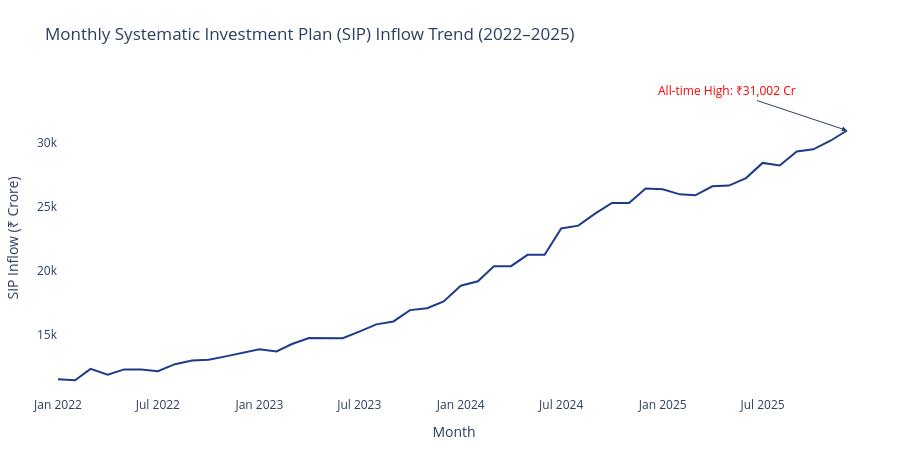

The notebook cell saved with this chart:
### Code cell
# Chart 7: Monthly SIP Inflow Time-Series (Jan 2022 – Dec 2025) [Plotly]
query_sip = "SELECT month, sip_inflow_crore FROM monthly_sip_inflows"
df_sip = pd.read_sql_query(query_sip, conn)

fig7 = px.line(df_sip, x='month', y='sip_inflow_crore', 
              title='Monthly Systematic Investment Plan (SIP) Inflow Trend (2022–2025)',
              labels={'month': 'Month', 'sip_inflow_crore': 'SIP Inflow (₹ Crore)'},
              color_discrete_sequence=[PRIMARY_COLOR])

fig7.add_annotation(
    x="2025-12", y=31002,
    text="All-time High: ₹31,002 Cr",
    showarrow=True, arrowhead=2, ax=-120, ay=-40,
    font=dict(size=12, color="red")
)

fig7.update_layout(
    plot_bgcolor='white',
    paper_bgcolor='white',
    margin=dict(l=50, r=50, t=80, b=50),
    height=450
)
fig7.show()

# Export Chart 7 via Matplotlib to avoid Kaleido hang on Windows
plt.figure(figsize=(10, 5))
plt.plot(df_sip['month'], df_sip['sip_inflow_crore'], marker='o', color=PRIMARY_COLOR, linewidth=2)
plt.title('Monthly Systematic Investment Plan (SIP) Inflow Trend (2022–2025)', fontsize=12, pad=15)
plt.xlabel('Month')
plt.ylabel('SIP Inflow (₹ Crore)')
plt.xticks(rotation=45)
plt.annotate('All-time High: ₹31,002 Cr\n(Dec 2025)',
             xy=(len(df_sip)-1, 31002), xytext=(len(df_sip)-6, 26000),
             arrowprops=dict(facecolor='black', shrink=0.05, width=1, headwidth=6))
plt.grid(True, linestyle='--', alpha=0.5)
plt.tight_layout()
plt.savefig(CHARTS_DIR / "chart7_sip_inflows.png", dpi=300)
plt.close()

### Figure 1 — Plotly figure (JSON) as saved in the notebook; plotly's stock layout.template omitted (floating-point values rounded to 4 significant figures)
{"data": [{"hovertemplate": "Month=%{x}<br>SIP Inflow (₹ Crore)=%{y}<extra></extra>", "legendgroup": "", "line": {"color": "#1E3A8A", "dash": "solid"}, "marker": {"symbol": "circle"}, "mode": "lines", "name": "", "orientation": "v", "showlegend": false, "type": "scatter", "x": ["2022-01", "2022-02", "2022-03", "2022-04", "2022-05", "2022-06", "2022-07", "2022-08", "2022-09", "2022-10", "2022-11", "2022-12", "2023-01", "2023-02", "2023-03", "2023-04", "2023-05", "2023-06", "2023-07", "2023-08", "2023-09", "2023-10", "2023-11", "2023-12", "2024-01", "2024-02", "2024-03", "2024-04", "2024-05", "2024-06", "2024-07", "2024-08", "2024-09", "2024-10", "2024-11", "2024-12", "2025-01", "2025-02", "2025-03", "2025-04", "2025-05", "2025-06", "2025-07", "2025-08", "2025-09", "2025-10", "2025-11", "2025-12"], "xaxis": "x", "y": [11520.0, 11440.0, 12330.0, 11860.0, 12290.0, 12280.0, 12140.0, 12690.0, 12980.0, 13040.0, 13310.0, 13570.0, 13860.0, 13690.0, 14280.0, 14750.0, 14750.0, 14730.0, 15240.0, 15810.0, 16040.0, 16930.0, 17070.0, 17610.0, 18840.0, 19190.0, 20370.0, 20370.0, 21260.0, 21260.0, 23330.0, 23550.0, 24510.0, 25320.0, 25320.0, 26460.0, 26400.0, 26000.0, 25930.0, 26630.0, 26690.0, 27270.0, 28460.0, 28260.0, 29360.0, 29530.0, 30200.0, 31000.0], "yaxis": "y"}], "layout": {"annotations": [{"arrowhead": 2, "ax": -120, "ay": -40, "font": {"color": "red", "size": 12}, "showarrow": true, "text": "All-time High: ₹31,002 Cr", "x": "2025-12", "y": 31002}], "height": 450, "legend": {"tracegroupgap": 0}, "margin": {"b": 50, "l": 50, "r": 50, "t": 80}, "paper_bgcolor": "white", "plot_bgcolor": "white", "title": {"text": "Monthly Systematic Investment Plan (SIP) Inflow Trend (2022–2025)"}, "xaxis": {"anchor": "y", "domain": [0.0, 1.0], "title": {"text": "Month"}}, "yaxis": {"anchor": "x", "domain": [0.0, 1.0], "title": {"text": "SIP Inflow (₹ Crore)"}}}}
